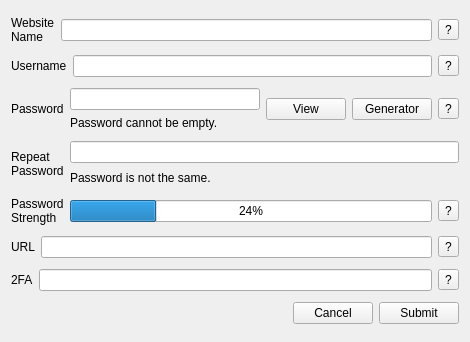
<?xml version="1.0" encoding="UTF-8"?>
<ui version="4.0">
 <class>Entry</class>
 <widget class="QWidget" name="Entry">
  <property name="geometry">
   <rect>
    <x>0</x>
    <y>0</y>
    <width>470</width>
    <height>342</height>
   </rect>
  </property>
  <property name="windowTitle">
   <string>Form</string>
  </property>
  <layout class="QVBoxLayout" name="verticalLayout">
   <item>
    <layout class="QHBoxLayout" name="website_layout">
     <item>
      <widget class="QLabel" name="website_label">
       <property name="text">
        <string>Website
Name</string>
       </property>
      </widget>
     </item>
     <item>
      <widget class="QLineEdit" name="website_lineEdit"/>
     </item>
     <item>
      <widget class="QToolButton" name="website_help">
       <property name="text">
        <string>?</string>
       </property>
      </widget>
     </item>
    </layout>
   </item>
   <item>
    <layout class="QHBoxLayout" name="username_layout">
     <item>
      <widget class="QLabel" name="username_label">
       <property name="text">
        <string>Username</string>
       </property>
      </widget>
     </item>
     <item>
      <widget class="QLineEdit" name="username_lineEdit"/>
     </item>
     <item>
      <widget class="QToolButton" name="username_help">
       <property name="text">
        <string>?</string>
       </property>
      </widget>
     </item>
    </layout>
   </item>
   <item>
    <layout class="QHBoxLayout" name="password_layout">
     <item>
      <widget class="QLabel" name="password_label">
       <property name="text">
        <string>Password</string>
       </property>
      </widget>
     </item>
     <item>
      <layout class="QVBoxLayout" name="password_layout_2">
       <item>
        <widget class="QLineEdit" name="password_lineEdit"/>
       </item>
       <item>
        <widget class="QLabel" name="password_error_label">
         <property name="text">
          <string>Password cannot be empty.</string>
         </property>
        </widget>
       </item>
      </layout>
     </item>
     <item>
      <widget class="QPushButton" name="password_view_button">
       <property name="text">
        <string>View</string>
       </property>
      </widget>
     </item>
     <item>
      <widget class="QPushButton" name="password_generator_button">
       <property name="text">
        <string>Generator</string>
       </property>
      </widget>
     </item>
     <item>
      <widget class="QToolButton" name="password_help">
       <property name="text">
        <string>?</string>
       </property>
      </widget>
     </item>
    </layout>
   </item>
   <item>
    <layout class="QHBoxLayout" name="repeat_layout">
     <item>
      <widget class="QLabel" name="repeat_label">
       <property name="text">
        <string>Repeat
Password</string>
       </property>
       <property name="textFormat">
        <enum>Qt::PlainText</enum>
       </property>
      </widget>
     </item>
     <item>
      <layout class="QVBoxLayout" name="repeat_layout_2">
       <item>
        <widget class="QLineEdit" name="repeat_lineEdit"/>
       </item>
       <item>
        <widget class="QLabel" name="repeat_error_label">
         <property name="maximumSize">
          <size>
           <width>16777215</width>
           <height>17</height>
          </size>
         </property>
         <property name="text">
          <string>Password is not the same.</string>
         </property>
        </widget>
       </item>
      </layout>
     </item>
    </layout>
   </item>
   <item>
    <layout class="QHBoxLayout" name="strength_layout">
     <item>
      <widget class="QLabel" name="strength_label">
       <property name="text">
        <string>Password
Strength</string>
       </property>
      </widget>
     </item>
     <item>
      <widget class="QProgressBar" name="strength_progressBar">
       <property name="value">
        <number>24</number>
       </property>
      </widget>
     </item>
     <item>
      <widget class="QToolButton" name="strength_help">
       <property name="text">
        <string>?</string>
       </property>
      </widget>
     </item>
    </layout>
   </item>
   <item>
    <layout class="QHBoxLayout" name="url_layout">
     <item>
      <widget class="QLabel" name="url_label">
       <property name="text">
        <string>URL</string>
       </property>
      </widget>
     </item>
     <item>
      <widget class="QLineEdit" name="url_lineEdit"/>
     </item>
     <item>
      <widget class="QToolButton" name="url_help">
       <property name="text">
        <string>?</string>
       </property>
      </widget>
     </item>
    </layout>
   </item>
   <item>
    <layout class="QHBoxLayout" name="twofa_layout">
     <item>
      <widget class="QLabel" name="twofa_label">
       <property name="text">
        <string>2FA</string>
       </property>
      </widget>
     </item>
     <item>
      <widget class="QLineEdit" name="twofa_lineEdit"/>
     </item>
     <item>
      <widget class="QToolButton" name="twofa_help">
       <property name="text">
        <string>?</string>
       </property>
      </widget>
     </item>
    </layout>
   </item>
   <item>
    <layout class="QHBoxLayout" name="button_layout">
     <item>
      <spacer name="button_spacer">
       <property name="orientation">
        <enum>Qt::Horizontal</enum>
       </property>
       <property name="sizeHint" stdset="0">
        <size>
         <width>40</width>
         <height>20</height>
        </size>
       </property>
      </spacer>
     </item>
     <item>
      <widget class="QPushButton" name="cancel_button">
       <property name="text">
        <string>Cancel</string>
       </property>
      </widget>
     </item>
     <item>
      <widget class="QPushButton" name="submit_button">
       <property name="text">
        <string>Submit</string>
       </property>
      </widget>
     </item>
    </layout>
   </item>
  </layout>
 </widget>
 <resources/>
 <connections/>
</ui>
